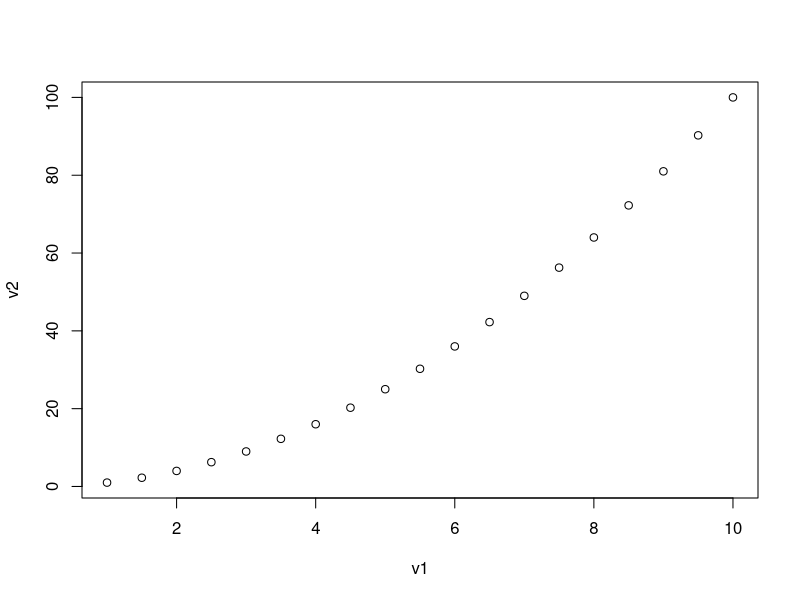
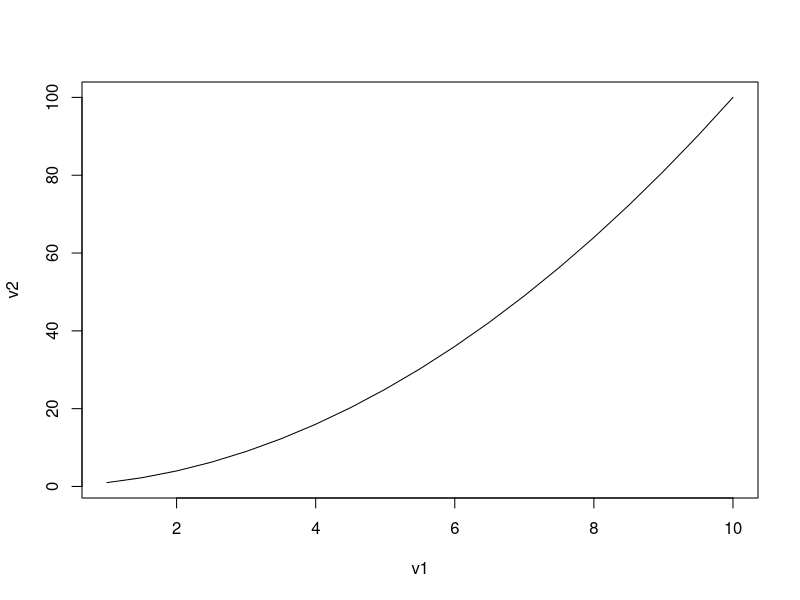
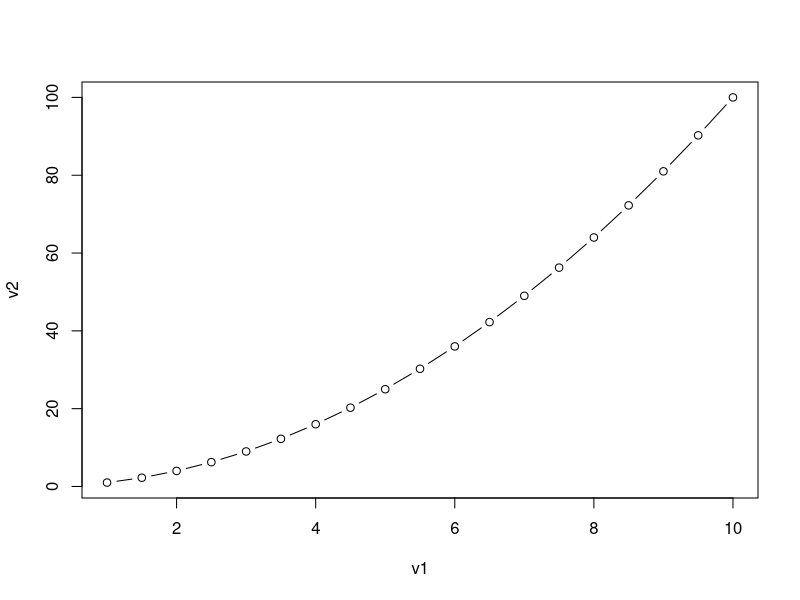
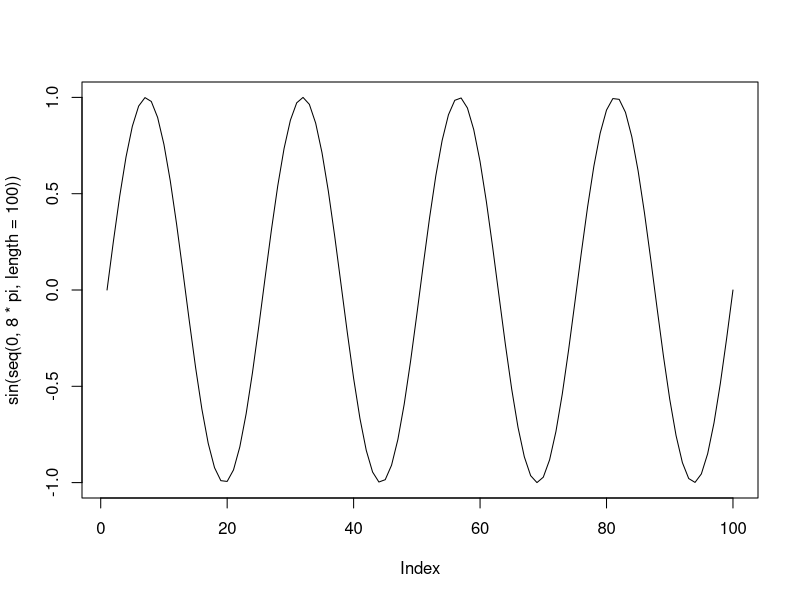
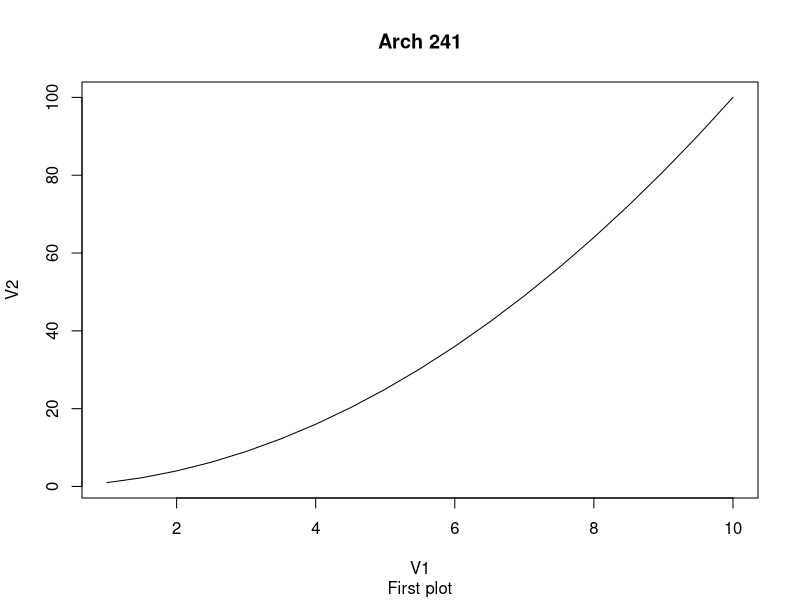

These charts were generated, in order, by the following R code: (Note: this script raises an error after producing the figures.)
## ---- chunk 1
  x<-9 
  sqrt(x)
  log(x)  # You can write notes
## ---- chunk 2

  x <- c(3,-2,4,2,0,6)
  x
  x[3]
  x[1:3]
  mean(x)
  sum(x)
  max(x)
  
  z <- x > 2; z
## ---- chunk 3
  v1 = seq(1,10, by=0.5) #Variables are case sensitive
  V1 = 'Ciao'
  v1;V1
  
  sd(v1)
  
  v2  <-v1^2
  v3 <- v1[v1>5];v3
## ---- chunk 4
  plot(v1,v2, type='p')
  help(plot)
  plot(v1,v2, type='l')
  plot(v1,v2, type='b')
## ---- chunk 5
plot(sin(seq(0,8*pi,length=100)),type='l')
summary(v1)
plot(v1,v2, type='l',ylab='V2', xlab='V1',main='Arch 241', sub='First plot')
## ---- chunk 6
  cor(v1,v2)
  LinearModel<-lm(v2~v1); summary(LinearModel)
## ---- chunk 7
library(tidyverse)
library(here)
library(skimr) # a summary function
## ---- chunk 8
Arch241simple <- read_csv(here("example_data.csv"))
Arch241simple
## ---- chunk 9
# 
Arch241simple[1:30,] # the first 30 columns
summary(Arch241simple) #stat summary
skim(Arch241simple)

#summary(Arch241simple$Top) # not working as expected

names(Arch241simple) #variable names
## ---- chunk 10
#tidyverse style
Arch241simpleMale <- Arch241simple %>%
    filter(Sex=="M")

summary(Arch241simpleMale) 

#Older base R style
#Arch241simpleMale <- subset(Arch241simple, #Gender=="Male");summary(Arch241simpleMale) #subset
